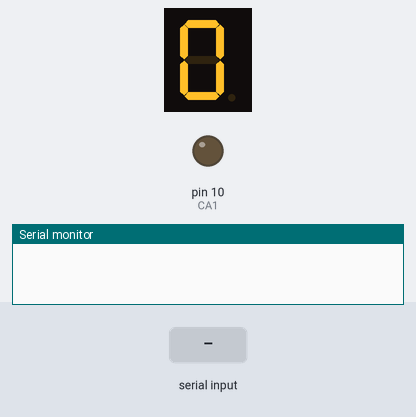
Bench run of a sketch on a simulated Arduino Uno, built with avr-gcc and run on an emulated ATmega328P. Parts: 1-digit seven-segment display, output pins drawn as LEDs (lit = HIGH), the last lines printed to the serial monitor. Wiring (inferred from the names in the program): 1-digit 7-segment display, segments lit when LOW: segments pin 2, pin 3, pin 4, pin 5, pin 6, pin 7, pin 8. The test bench sets the inputs (shaded band). The segment pins are drawn as the display they are named for; pins used as bus, display or sensor lines are not drawn.

Above: at 1.2 s.
1.3 s: "1" received over Serial
At 2.0 s:
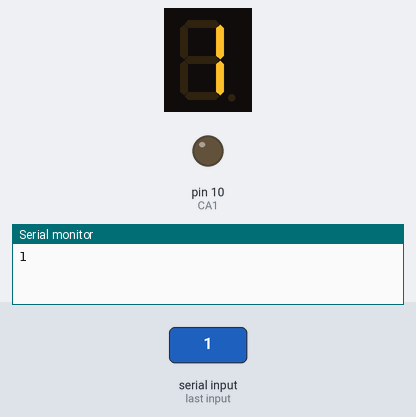
2.8 s: "2" received over Serial
At 3.2 s:
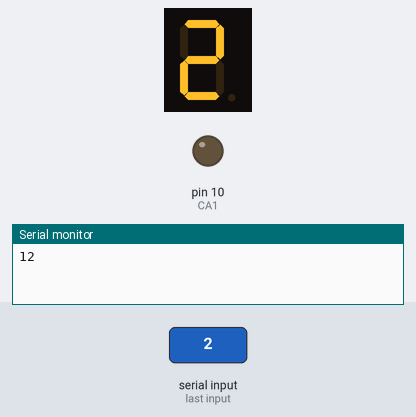
Timing chart, 0 to 5.8 s (numbered marks = the images above; inputs shaded):
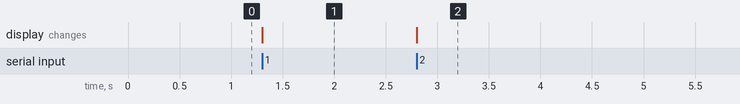

Measured:
- after the input at 1.3 s, the display: changes at once (image 1)
- after the input at 2.8 s, the display: changes at once (image 2)

The sketch:

serial_o-nine.ino
```cpp
// 0 To 9 serial using Case statement
#define A 2
#define B 3
#define C 4
#define D 5
#define E 6
#define F 7
#define G 8

// Pins driving common anodes
#define CA1 10

// Pins for A B C D E F G, in sequence
const int segs[7] = {2,3,4,5,6,7,8};

// Segments that make each number
const byte numbers[10] = { 0b1000000, 0b1111001,0b0100100, 0b0110000, 0b0011001, 0b0010010, 0b0000010,0b1111000, 0b0000000, 0b0010000};

int digit1;
int val1;
int i;

void setup()
{
  Serial.begin(9600);
  lightDigit1(numbers[0]);

  pinMode(2, OUTPUT);
  pinMode(3, OUTPUT);
  pinMode(4, OUTPUT);
  pinMode(5, OUTPUT);
  pinMode(6, OUTPUT);
  pinMode(7, OUTPUT);
  pinMode(8, OUTPUT);
  pinMode(10, OUTPUT);

}

void loop()
{
  if (Serial.available()>0)
  {
      digit1= Serial.read();
      //val1=digit1&0x0f;
      Serial.write(digit1);
      conversion(digit1);
      lightDigit1(numbers[val1]);

      //for(i=0;i<=9;i++)
      //{
      //lightDigit1(numbers[i]);
       //delay(1000);
      //}
      //}*/
  }
}


int conversion(int digit)
{
   switch(digit)
   {
    case '0':val1=0;
            break;
    case '1':val1=1;
            break;
    case '2':val1=2;
            break;
    case '3':val1=3;
            break;
    case '4':val1=4;
            break;
    case '5':val1=5;
            break;
    case '6':val1=6;
            break;
    case '7':val1=7;
            break;
    case '8':val1=8;
            break;
    case '9':val1=9;
            break;
   }
   return val1;
}
void lightDigit1(byte number)
{
  digitalWrite(CA1, LOW);
  lightSegments(number);
}

void lightSegments(byte number)
{
  for (int i = 0; i < 7; i++)
  {
    int bit = bitRead(number, i);
    digitalWrite(segs[i], bit);
  }
}
```
